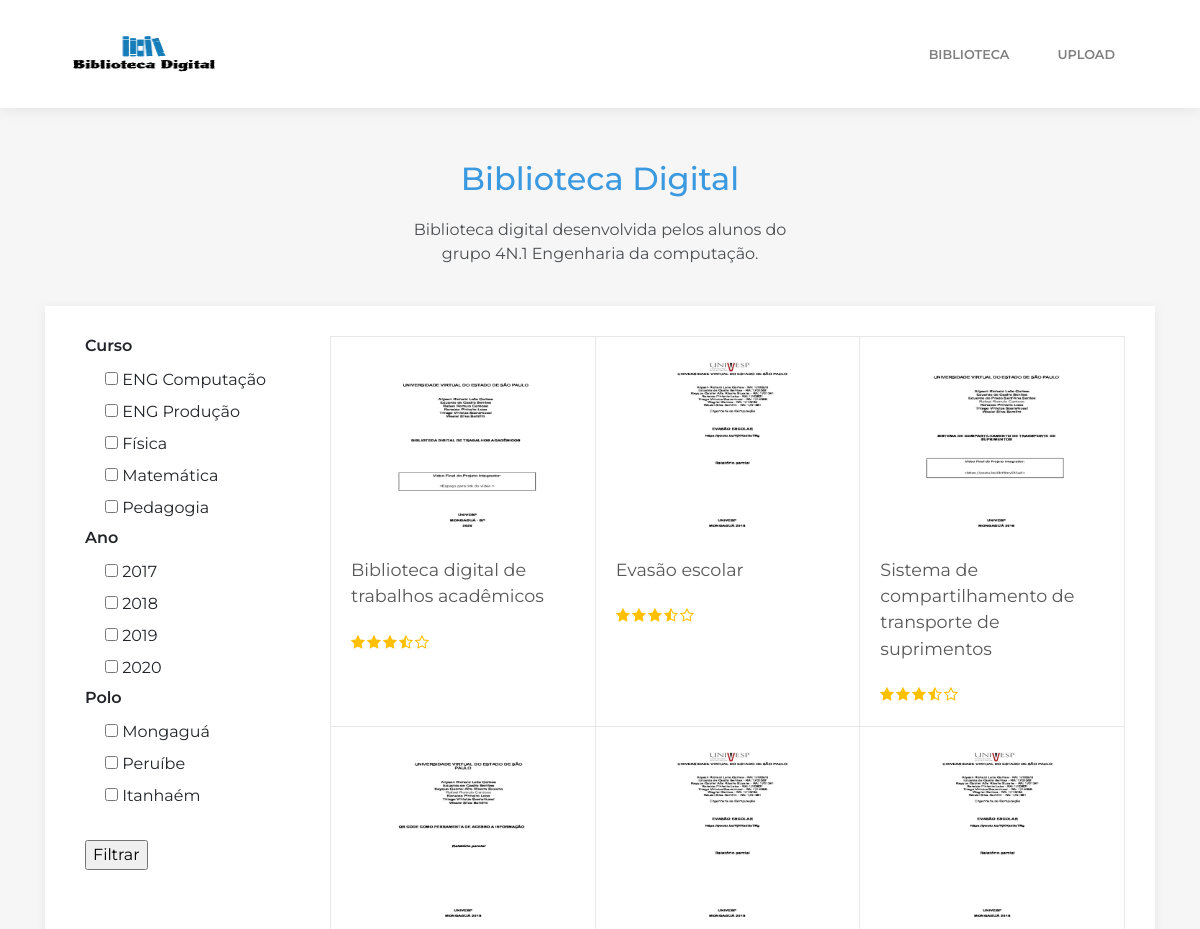
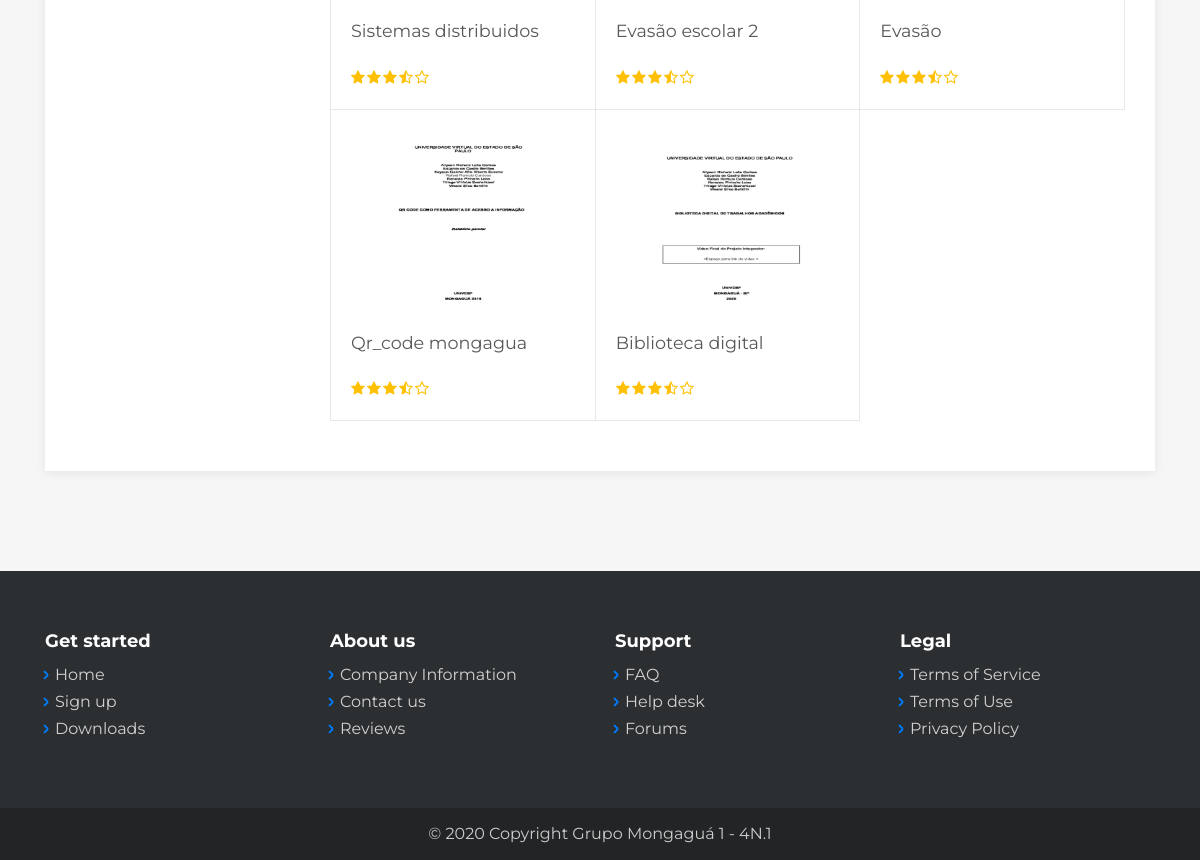
The page / on the database its author committed (2 pictures, top to bottom).
### main.py (models this page shows, shortened)
class PI(db.Model):
    id = db.Column(db.Integer, primary_key=True, autoincrement=True)
    title = db.Column(db.String(40), unique=True, nullable=False)
    course = db.Column(db.String(120), nullable=False)
    pole = db.Column(db.String(60), nullable=False)
    year = db.Column(db.Integer, unique=False, nullable=False)
    resumen = db.Column(db.String(1200), nullable=True)
    filename = db.Column(db.String(120), nullable=False)
    filename_page1 = db.Column(db.String(120), nullable=False)
    filename_page2 = db.Column(db.String(120), nullable=False)
    filename_page3 = db.Column(db.String(120), nullable=False)
    pub_date = db.Column(db.DateTime, nullable=False, default=datetime.utcnow)

### main.py (the view, shortened to what this page needs)
@app.route('/', methods=['GET', 'POST'])
def home():
    form = ContactForm()
    pi = PI.query.all()
    return render_template("catalog-page.html", pi=pi, form=form)

### forms.py
class ContactForm(FlaskForm):
    computacao = TextField('ENG Computação')
    producao = TextField('ENG Produção')
    fisica = TextField('Física')
    matematica = TextField('Matemática')
    pedagogia = TextField('Pedagogia')
    check_computacao = BooleanField("ok", id="Eng computação")
    check_producao = BooleanField("ok", id='ENG Produção')
    check_fisica = BooleanField("ok", id='Física')
    check_matematica = BooleanField("ok", id='Matemática')
    check_pedagogia = BooleanField("ok", id='Pedagogia')
    ano2017 = TextField('2017')
    ano2018 = TextField('2018')
    ano2019 = TextField('2019')
    ano2020 = TextField('2020')
    check_2017 = BooleanField("ok", id=2017)
    check_2018 = BooleanField("ok", id=2018)
    check_2019 = BooleanField("ok", id=2019)
    check_2020 = BooleanField("ok", id=2020)
    mongagua = TextField('Mongaguá')
    itanhaem = TextField('Itanhaém')
    peruibe = TextField('Peruíbe')
    check_itanhaem = BooleanField("ok", id='Itanhaém')
    check_mongagua = BooleanField("ok", id='Mongaguá')
    check_peruibe = BooleanField("ok", id='Peruíbe')
    submit = SubmitField("Filtrar")

### templates/catalog-page.html (shortened to what this page needs)
{% extends "base.html" %}
{% block head %}
{{ super() }}
{% endblock %}
{% block content %}
{{ super() }}
<main class="page catalog-page">
    <section class="clean-block clean-catalog dark">
        <div class="container">
            <div class="block-heading">
                <h2 class="text-info">Biblioteca Digital</h2>
                <p>Biblioteca digital desenvolvida pelos alunos do grupo 4N.1 Engenharia da computação. <br></p>
            </div>
            <div class="content">
                <div class="row">
                    <div class="col-md-3">
                        <div class="d-none d-md-block">
                            <div class="filters">
                                <div class="filter-item">
                                    <form action="/" method=post>
                                        <h3>Curso</h3>
                                        <div class="form-check">
                                            {{form.check_computacao}} {{form.computacao.label}}
                                        </div>
                                        <div class="form-check">
                                            {{form.check_producao}} {{form.producao.label}}
                                        </div>
                                        <div class="form-check">
                                            {{form.check_fisica}} {{form.fisica.label}}
                                        </div>
                                        <div class="form-check">
                                            {{form.check_matematica}} {{form.matematica.label}}
                                        </div>
                                        <div class="form-check">
                                            {{form.check_pedagogia}} {{form.pedagogia.label}}
                                        </div>
                                        <h3>Ano</h3>
                                        <div class="form-check">
                                            {{form.check_2017}} {{form.ano2017.label}}
                                        </div>
                                        <div class="form-check">
                                            {{form.check_2018}} {{form.ano2018.label}}
                                        </div>
                                        <div class="form-check">
                                            {{form.check_2019}} {{form.ano2019.label}}
                                        </div>
                                        <div class="form-check">
                                            {{form.check_2020}} {{form.ano2020.label}}
                                        </div>
                                        <h3>Polo</h3>
                                        <div class="form-check">
                                            {{form.check_mongagua}} {{form.mongagua.label}}
                                        </div>
                                        <div class="form-check">
                                            {{form.check_peruibe}} {{form.peruibe.label}}
                                        </div>
                                        <div class="form-check">
                                            {{form.check_itanhaem}} {{form.itanhaem.label}}
                                        </div> <br>
                                        {{ form.submit }}
                                    </form>
                                </div>
                            </div>
                        </div>
                    </div>
                    <div class="col-md-9">
                        <div class="products">
                            <div class="row no-gutters">
                                {%for p in pi%}
                                <div class="col-12 col-md-6 col-lg-4">
                                    <div class="clean-product-item">
                                        <div class="image"><a href="/{{p.title}}"><img
                                                    class="img-fluid d-block mx-auto"
                                                    src="/static/assets/library/{{p.filename_page1}}"></a></div>
                                        <div class="product-name"><a href="/{{p.title}}">{{p.title}}</a></div>
                                        <div class="about">
                                            <div class="rating"><img src="/static/assets/img/star.svg"><img
                                                    src="/static/assets/img/star.svg"><img
                                                    src="/static/assets/img/star.svg"><img
                                                    src="/static/assets/img/star-half-empty.svg"><img
                                                    src="/static/assets/img/star-empty.svg"></div>
                                        </div>
                                    </div>
                                </div>
                                {% endfor %}
                            </div>
                        </div>
                    </div>
                </div>
            </div>
        </div>
    </section>
</main>
{% endblock %}
{% block footer %}
{{ super() }}
{% endblock %}

### templates/base.html (shortened to what this page needs)
<!doctype html>
<html>
<head>
    {% block head %}
    <link rel="stylesheet" href="/static/assets/bootstrap/css/bootstrap.min.css">
    <link rel="stylesheet"
        href="https://cdnjs.cloudflare.com/ajax/libs/simple-line-icons/2.4.1/css/simple-line-icons.min.css">
    <link rel="stylesheet" href="https://cdnjs.cloudflare.com/ajax/libs/baguettebox.js/1.10.0/baguetteBox.min.css">
    <link rel="stylesheet" href="/static/assets/css/styles.min.css">
    {% endblock %}
</head>
<body>
{% block content %}
<nav class="navbar navbar-light navbar-expand-lg fixed-top bg-white clean-navbar">
    <div class="container"><a class="navbar-brand logo" href="/"><img src="/static/assets/img/tech/logo.png" height="60" width="200"></a>
        <div class="collapse navbar-collapse" id="navcol-1">
            <ul class="nav navbar-nav ml-auto">
                <li class="nav-item" role="presentation"><a class="nav-link " href="/">Biblioteca</a></li>
                <li class="nav-item" role="presentation"><a class="nav-link " href="/upload">Upload</a></li>
            </ul>
        </div>
    </div>
</nav>
{% endblock %}
{% block footer %}
<footer class="page-footer dark">
    <div class="container">
        <div class="row">
            <div class="col-sm-3">
                <h5>Get started</h5>
                <ul>
                    <li><a href="#">Home</a></li>
                    <li><a href="#">Sign up</a></li>
                    <li><a href="#">Downloads</a></li>
                </ul>
            </div>
            <div class="col-sm-3">
                <h5>About us</h5>
                <ul>
                    <li><a href="#">Company Information</a></li>
                    <li><a href="#">Contact us</a></li>
                    <li><a href="#">Reviews</a></li>
                </ul>
            </div>
            <div class="col-sm-3">
                <h5>Support</h5>
                <ul>
                    <li><a href="#">FAQ</a></li>
                    <li><a href="#">Help desk</a></li>
                    <li><a href="#">Forums</a></li>
                </ul>
            </div>
            <div class="col-sm-3">
                <h5>Legal</h5>
                <ul>
                    <li><a href="#">Terms of Service</a></li>
                    <li><a href="#">Terms of Use</a></li>
                    <li><a href="#">Privacy Policy</a></li>
                </ul>
            </div>
        </div>
    </div>
    <div class="footer-copyright">
        <p>© 2020 Copyright Grupo Mongaguá 1 - 4N.1</p>
    </div>
</footer>
{% endblock %}
</body>
</html>

### rows shown on the page
PI: producao.label "ENG Produção", filename_page1 (picture), title "Evasão escolar 2"
PI: pedagogia.label "Pedagogia", filename_page1 (picture), title "Sistema de compartilhamento de transporte de suprimentos"
PI: filename_page1 (picture), title "Biblioteca digital de trabalhos acadêmicos"
PI: filename_page1 (picture), title "Evasão escolar"
PI: filename_page1 (picture), title "Sistemas distribuidos"
PI: filename_page1 (picture), title "Evasão"
PI: filename_page1 (picture), title "Qr_code mongagua"
PI: filename_page1 (picture), title "Biblioteca digital"
